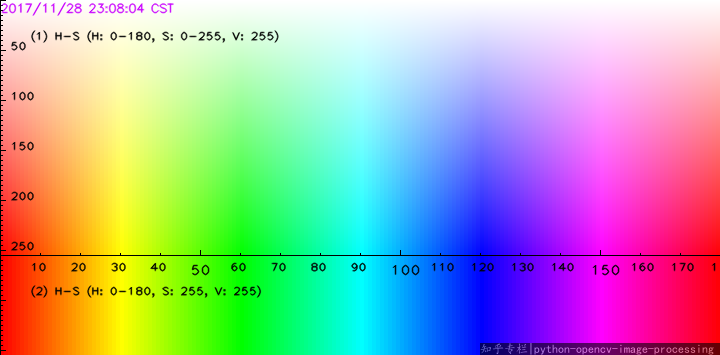
#> input picture hsv.png, 720 x 355 px, given in place of the camera
$ python Project_Color_Detection.py
#> lines starting #> are read from the running program, lines starting #| are printed output that depends on the picture; after the words box and inside, x2 and y2 are one past the last pixel; in counts of white or black regions, pixels touching at a corner belong together
import numpy as np
import argparse
import imutils
import cv2 as cv

#Directly specify the path to the video
parser = argparse.ArgumentParser()

parser.add_argument("-v", "--video", help="path to the video file")
parser.add_argument("-s", "--size", type=int, default=64)
args = vars(parser.parse_args())

#Set range for  colors
lower_colors = {'Black': (0, 0, 0), 'White': (0, 0, 128),'Red': (155, 25, 0), 'Green': (25, 52, 72),
                'Blue': (94, 80, 2), 'Yellow': (23, 59, 119),}
upper_colors = { 'Black': (50, 55, 55), 'White': (250, 250, 250),'Red': (179, 255, 255), 'Green': (102, 255, 255),
                 'Blue': (120, 255, 255), 'Yellow': (54, 255, 255),}

colors = {'Black': (170, 150, 50), 'White': (255, 255, 255),'Red': (0, 0, 255), 'Green': (0, 255, 0),
          'Blue': (255, 0, 0), 'Yellow': (0, 255, 217),}

#take a link to a webcam
if not args.get("v", False):
    camera = cv.VideoCapture(0)

#take the link to the video file
else:
    camera = cv.VideoCapture(args["v"])

#loop over frames from the video file stream
while True:

#grab the frame from the threaded video file stream
    (grabbed, frame) = camera.read()
#> frame is the input picture: shape (355, 720, 3); mean B, G, R 170.7, 171.1, 169.8
    if args.get("v") and not grabbed:
        break

    # resize frame
    frame = imutils.resize(frame, width=1000)
#> frame: shape (493, 1000, 3)

    blurred = cv.GaussianBlur(frame, (11, 11), 0)
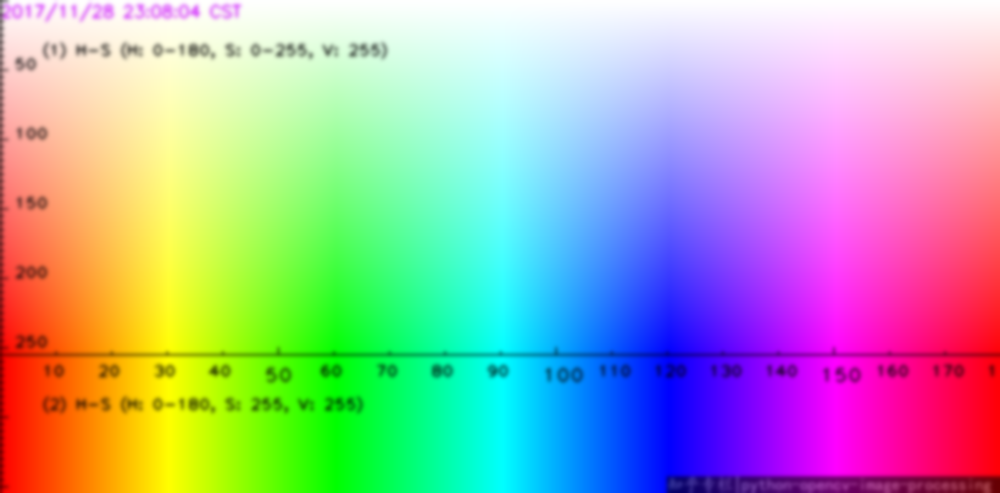
#> blurred: shape (493, 1000, 3); mean B, G, R 170.7, 171.1, 169.9
    hsv = cv.cvtColor(blurred, cv.COLOR_BGR2HSV)
#> hsv: shape (493, 1000, 3); mean H, S, V 90.6, 163.1, 250

    # construct a mask for the colors
    for key, value in upper_colors.items():

        kernel = np.ones((7, 7), np.uint8)
#masking the image to find our color
        mask = cv.inRange(hsv, lower_colors[key], upper_colors[key])
        mask = cv.morphologyEx(mask, cv.MORPH_OPEN, kernel)
        mask = cv.morphologyEx(mask, cv.MORPH_CLOSE, kernel)

        # find contours
        cnts = cv.findContours(mask.copy(), cv.RETR_EXTERNAL,
                                cv.CHAIN_APPROX_SIMPLE)[-2]
        center = None

        if len(cnts) > 0:

            c = max(cnts, key=cv.contourArea)
            ((x, y), radius) = cv.minEnclosingCircle(c)
            M = cv.moments(c)
            cx = int(M["m10"]/M["m00"])
            cy = int(M["m01"]/M["m00"])

            rect = cv.minAreaRect(c)
            box = cv.boxPoints(rect)
            box = np.int0(box)
            cv.drawContours(frame,[box],0,(0,0,0),2)

            if radius > 0.5:
                cv.circle(frame,(cx,cy) , int(radius), colors[key], 5)
                cv.putText(frame, key + "color",(cx-15,cy-15) , cv.FONT_HERSHEY_SIMPLEX, 0.6,
                            colors[key], 2)
#> this loop made 6 passes
#> (x, y, radius, cx, cy, rect, box) on passes 2 to 6: (194.5, 74, 196.7, 189, 52, ((192.1, 52.59), (393.1, 58.33), -6.46), [[0, 103], [-6, 45], [384, 1], [390, 59]]), (930, 263.5, 238.7, 930, 263, ((929.5, 263.5), (457, 139), -90), [[999, 492], [860, 492], [860, 35], [999, 35]]), (355, 282.5, 300.9, 354, 282, ((355.5, 282), (420, 433), -90), [[572, 492], [139, 492], [139, 72], [572, 72]]), (596.5, 301.5, 204.5, 596, 301, ((596.5, 301.5), (381, 149), -90), [[671, 492], [522, 492], [522, 111], [671, 111]]), (216.5, 287.2, 223.1, 216, 287, ((216.5, 287), (410, 177), -90), [[305, 492], [128, 492], [128, 82], [305, 82]])
#> pass 2, `mask = cv.inRange(hsv, lower_colors[key], upper_colors[key])`:
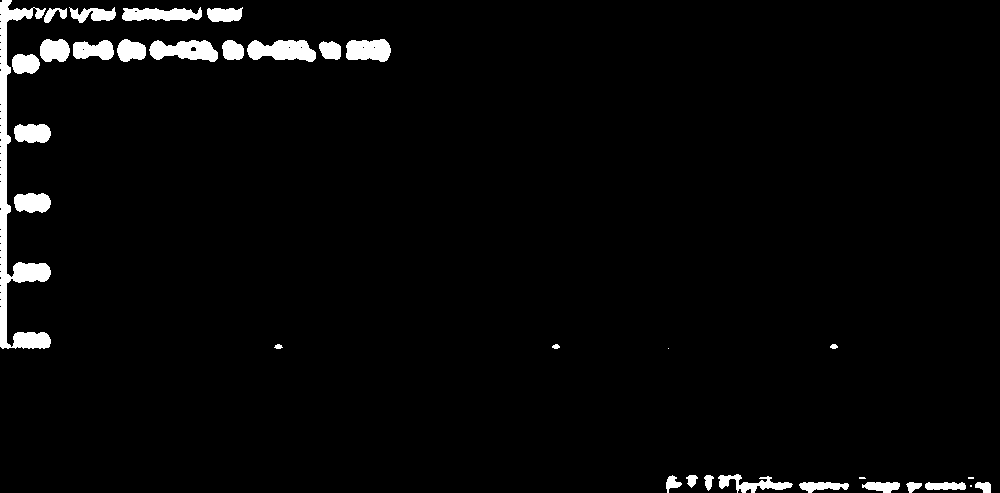
#> mask: shape (493, 1000); 3.1% white; 32 white regions (4 under 20 px), largest, box (x1, y1, x2, y2) and area: (0, 0, 51, 349) 4147, (247, 40, 316, 62) 1115, (149, 40, 218, 62) 1047
#> pass 2, `mask = cv.morphologyEx(mask, cv.MORPH_OPEN, kernel)`:
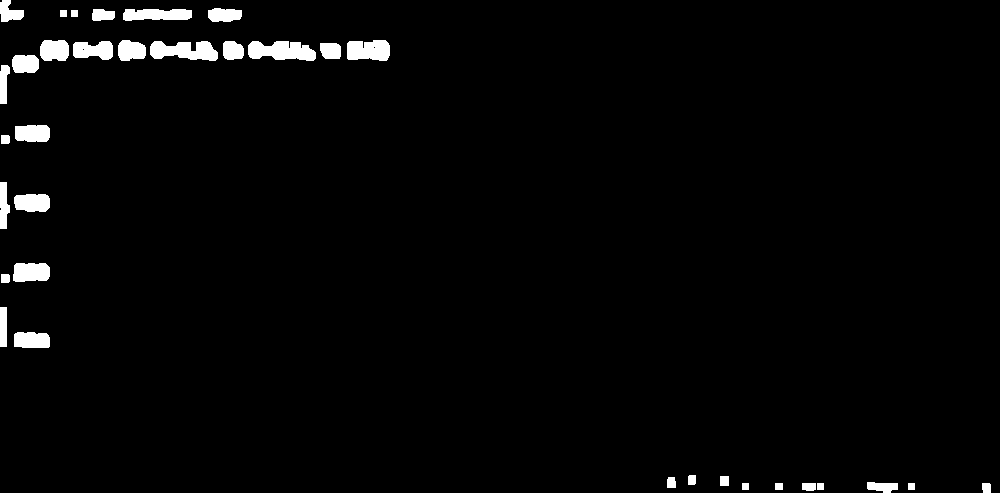
#> mask: shape (493, 1000); 2.3% white; 34 white regions, largest, box (x1, y1, x2, y2) and area: (248, 41, 316, 61) 1028, (150, 41, 218, 61) 977, (347, 40, 390, 61) 789
#> pass 2, `mask = cv.morphologyEx(mask, cv.MORPH_CLOSE, kernel)`:
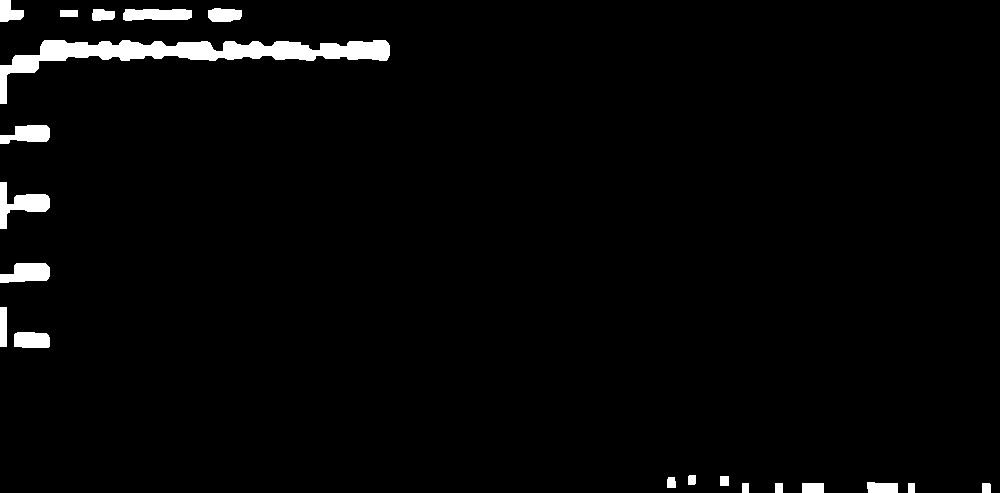
#> mask: shape (493, 1000); 2.5% white; 20 white regions, largest, box (x1, y1, x2, y2) and area: (0, 40, 390, 104) 6332, (0, 182, 50, 229) 972, (0, 263, 50, 283) 760
#> after the loop:
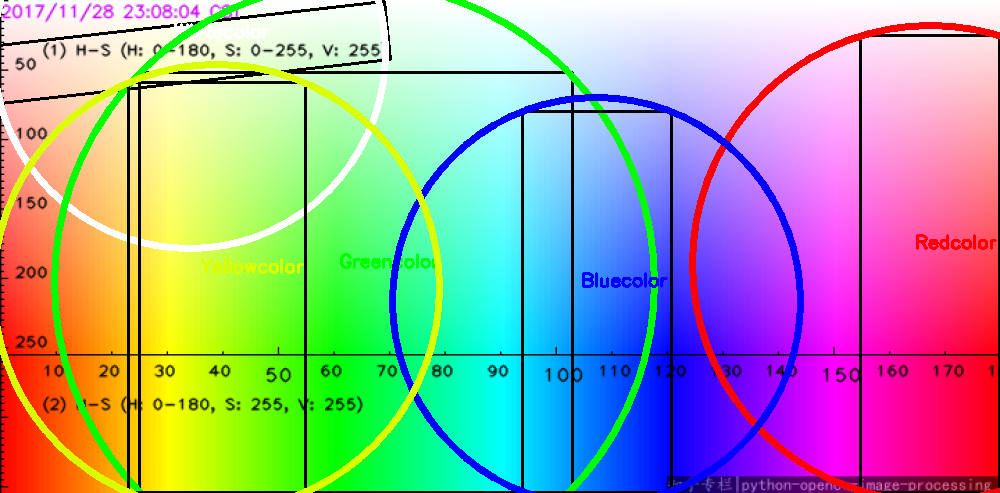
#> frame: shape (493, 1000, 3); mean B, G, R 159.3, 164.1, 161.9

    # show the frame to our screen
    cv.imshow("Frame", frame)

    k = cv.waitKey(5)
#> (key Esc is pressed here)
    if k == 27:
        break

#release the captured frame
#> (the run stopped early here; a loop or call above may not have finished)
